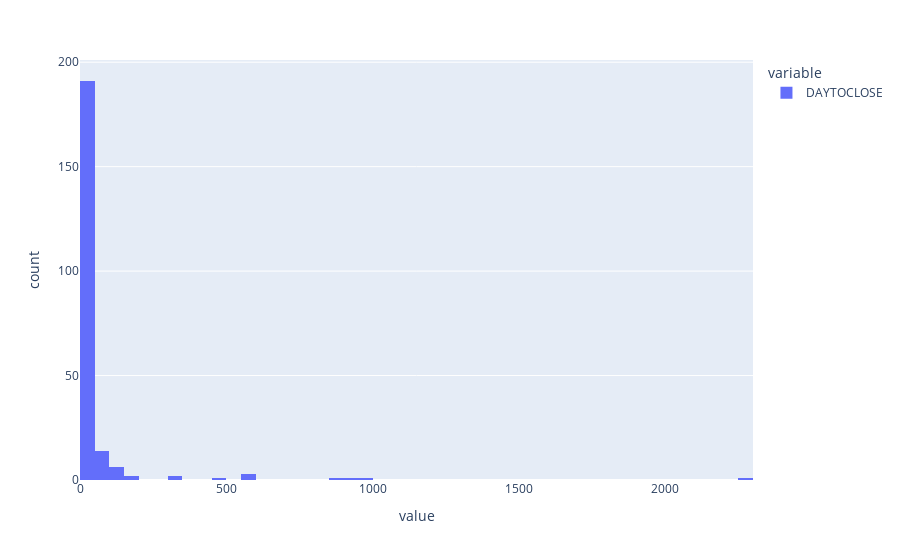

Notebook code cell kept with this figure:
### Markdown cell above
# III. DAYTOCLOSE

### Code cell
px.histogram(H["DAYTOCLOSE"].value_counts())

### Figure 1 — Plotly figure (JSON) as saved in the notebook; plotly's stock layout.template omitted (floating-point values rounded to 4 significant figures; data arrays with more than 128 entries replaced by an {"elided": "..."} marker saying what was removed)
{"data": [{"alignmentgroup": "True", "bingroup": "x", "hovertemplate": "variable=DAYTOCLOSE<br>value=%{x}<br>count=%{y}<extra></extra>", "legendgroup": "DAYTOCLOSE", "marker": {"color": "#636efa"}, "name": "DAYTOCLOSE", "offsetgroup": "DAYTOCLOSE", "orientation": "v", "showlegend": true, "type": "histogram", "x": {"elided": "223 int values"}, "xaxis": "x", "yaxis": "y"}], "layout": {"barmode": "relative", "legend": {"title": {"text": "variable"}, "tracegroupgap": 0}, "margin": {"t": 60}, "xaxis": {"anchor": "y", "domain": [0, 1], "title": {"text": "value"}}, "yaxis": {"anchor": "x", "domain": [0, 1], "title": {"text": "count"}}}}
